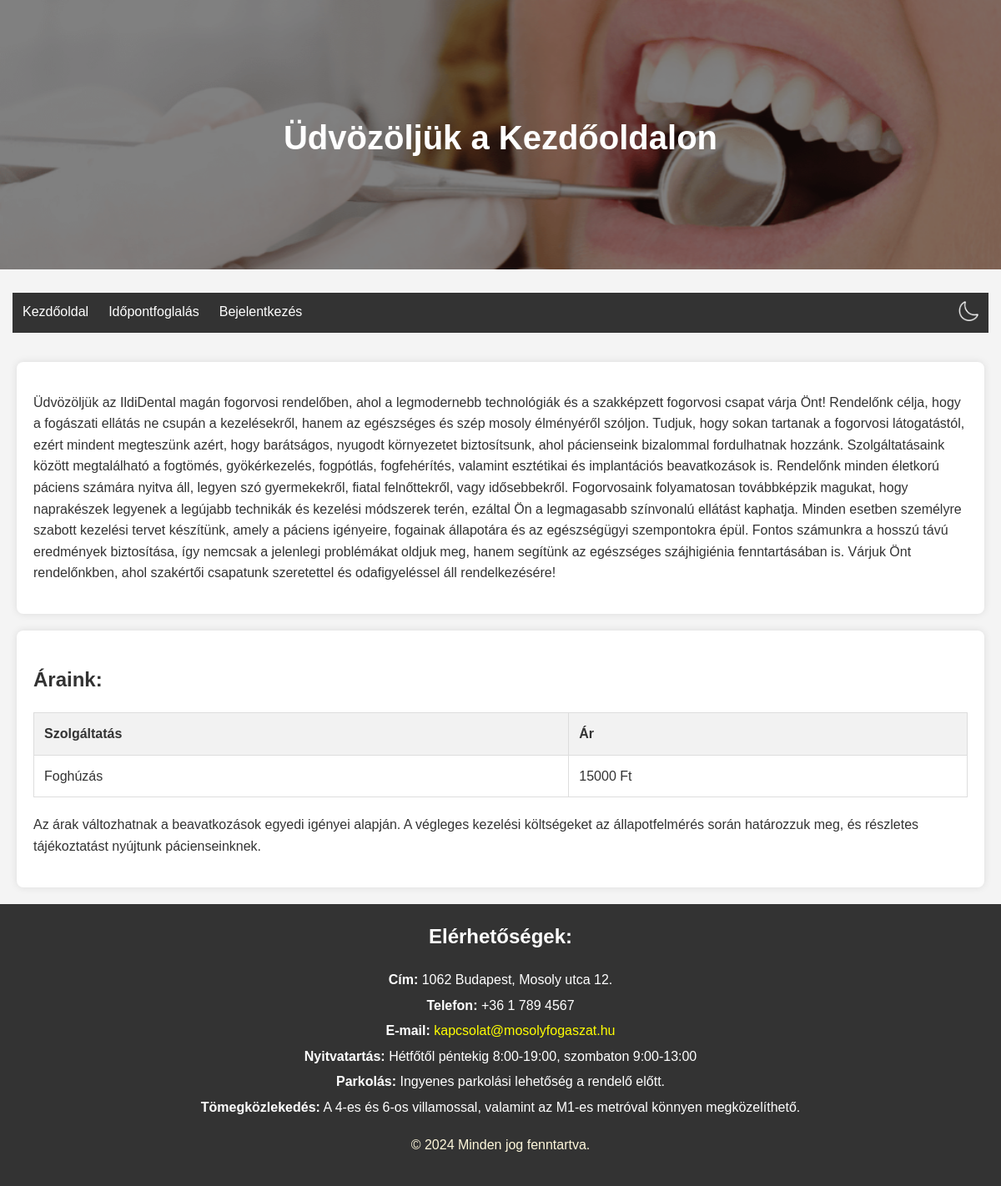
/, run on an earlier commit of the app's database.
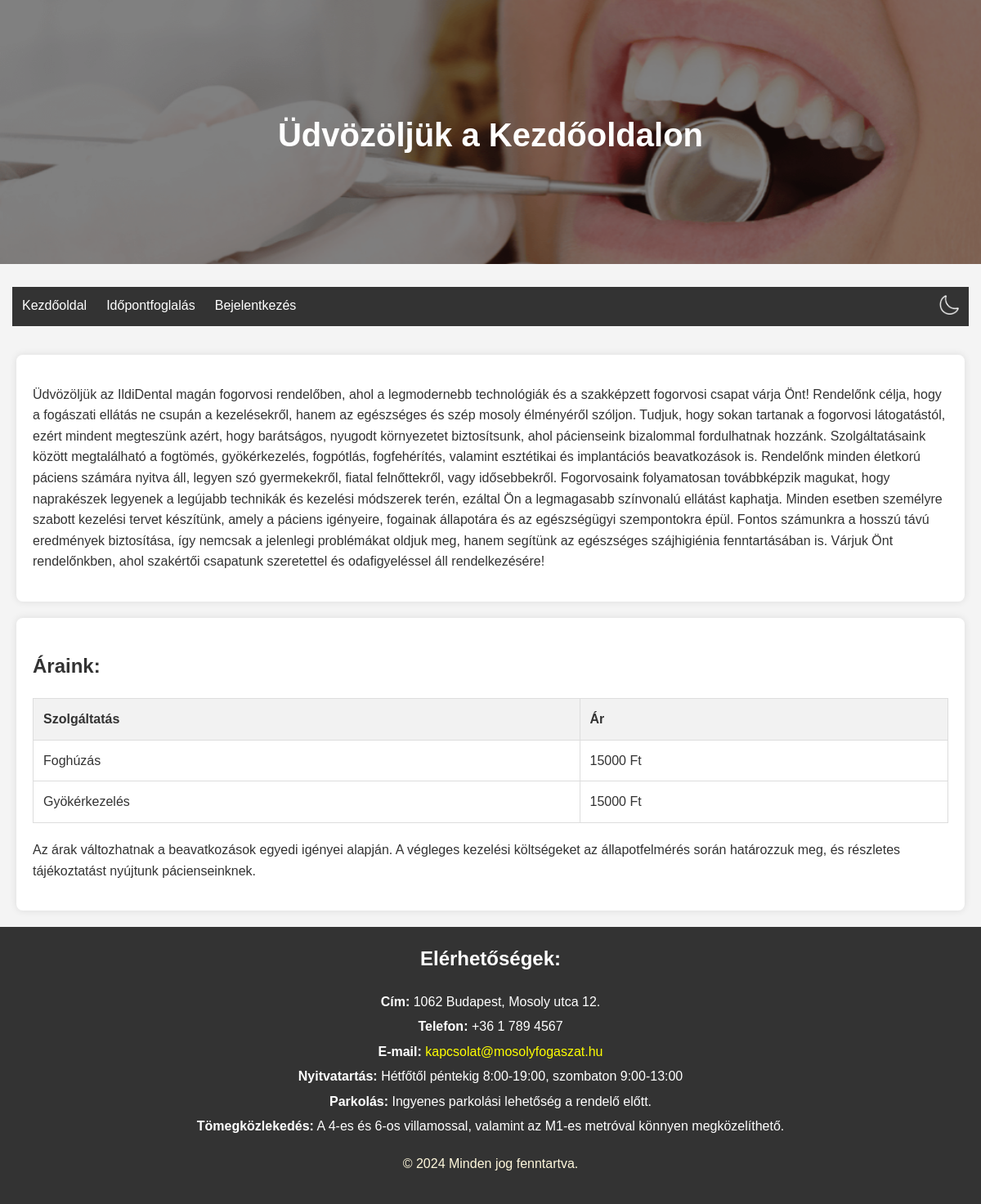
And on a later commit of the database.
### rendeloweboldal/models.py (models this page shows, shortened)
class Treatment(models.Model):
    id = models.UUIDField(primary_key=True, default=uuid4, editable=False)  # FHIR resource identifier
    name = models.CharField(max_length=255)  # FHIR 'name' field
    description = models.TextField()  # FHIR 'description' field
    duration = models.DurationField(null=True, blank=True)  # Kezelés hossza (opcionális)
    price = models.DecimalField(max_digits=10, decimal_places=0)  # Ár

### rendeloweboldal/views.py (the view)
# urls.py: path('', views.kezdooldal, name='home'),
def kezdooldal(request):
    treatments = Treatment.objects.all()
    return render(request, 'kezdooldal.html', {'treatments': treatments})

### rendeloweboldal/templates/kezdooldal.html (shortened to what this page needs)
{% extends "base.html" %}
{% load static %}
{% block header_title %}Üdvözöljük a Kezdőoldalon{% endblock %}
{% block content %}
<section class="intro">
    <p>
        Üdvözöljük az IldiDental magán fogorvosi rendelőben, ahol a legmodernebb technológiák és a szakképzett fogorvosi csapat várja Önt! Rendelőnk célja, hogy a fogászati ellátás ne csupán a kezelésekről, hanem az egészséges és szép mosoly élményéről szóljon. Tudjuk, hogy sokan tartanak a fogorvosi látogatástól, ezért mindent megteszünk azért, hogy barátságos, nyugodt környezetet biztosítsunk, ahol pácienseink bizalommal fordulhatnak hozzánk.
        Szolgáltatásaink között megtalálható a fogtömés, gyökérkezelés, fogpótlás, fogfehérítés, valamint esztétikai és implantációs beavatkozások is. Rendelőnk minden életkorú páciens számára nyitva áll, legyen szó gyermekekről, fiatal felnőttekről, vagy idősebbekről. Fogorvosaink folyamatosan továbbképzik magukat, hogy naprakészek legyenek a legújabb technikák és kezelési módszerek terén, ezáltal Ön a legmagasabb színvonalú ellátást kaphatja.
        Minden esetben személyre szabott kezelési tervet készítünk, amely a páciens igényeire, fogainak állapotára és az egészségügyi szempontokra épül. Fontos számunkra a hosszú távú eredmények biztosítása, így nemcsak a jelenlegi problémákat oldjuk meg, hanem segítünk az egészséges szájhigiénia fenntartásában is.
        Várjuk Önt rendelőnkben, ahol szakértői csapatunk szeretettel és odafigyeléssel áll rendelkezésére!
    </p>
</section>
<section class="pricing">
    <h2>Áraink:</h2>
    <table>
        <tr>
            <th>Szolgáltatás</th>
            <th>Ár</th>
        </tr>
        {% for treatment in treatments %}
        <tr>
            <td>{{ treatment.name }}</td>
            <td>{{ treatment.price }} Ft</td>
        </tr>
        {% endfor %}
    </table>
    <p>
        Az árak változhatnak a beavatkozások egyedi igényei alapján. A végleges kezelési költségeket az állapotfelmérés során határozzuk meg, és részletes tájékoztatást nyújtunk pácienseinknek.
    </p>
</section>
{% endblock %}

What changed in the data, as far as the page shows it:
added Treatment: name "Gyökérkezelés", price "15000"
